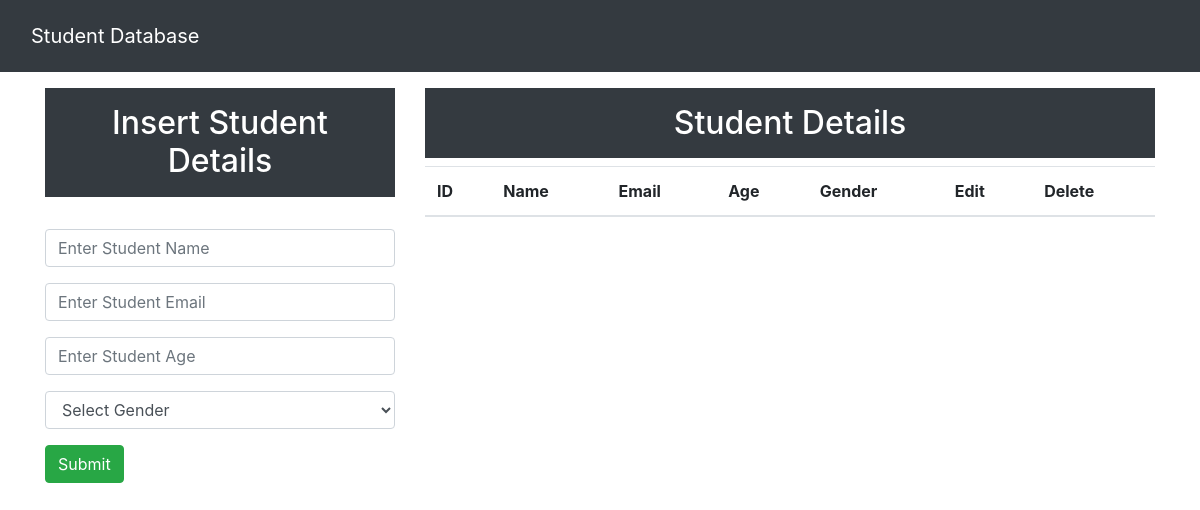
/, run on an earlier commit of the app's database.
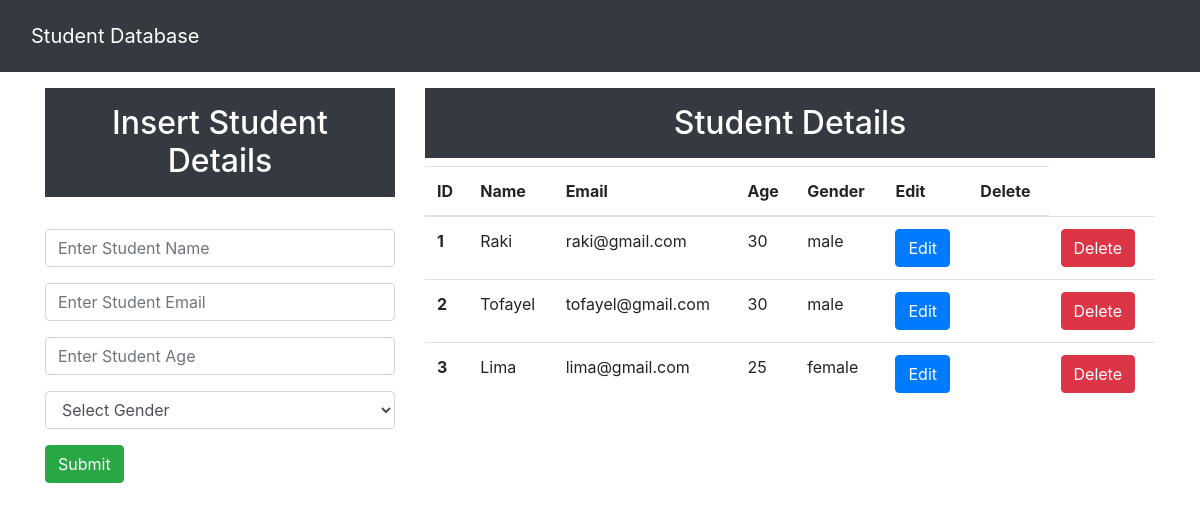
And on a later commit of the database.
### studentApp/models.py (models this page shows, shortened)
class StudentDataBase(models.Model):
    name = models.CharField(max_length=25, blank=False, null=False)
    email = models.EmailField()
    age = models.IntegerField()
    gender = models.CharField(max_length=25, blank=False, null=False)

### studentApp/views.py (the view)
# urls.py: path('', views.index, name='index'),
def index(request):
    student_data = StudentDataBase.objects.all()  # Retrieve all student records from the database
    context = {'student_data': student_data}  # Create a context dictionary and add the students data
    return render(request, 'index.html', context)  # Render the template with the context data

### templates/index.html (shortened to what this page needs)
<!doctype html>
<html lang="en">
<head>
    <link rel="stylesheet" href="https://cdn.jsdelivr.net/npm/bootstrap@4.6.2/dist/css/bootstrap.min.css"
>
</head>
<body>
<nav class="navbar navbar-dark bg-dark text-center p-3">
    <div class="container-fluid">
        <a class="navbar-brand" href="/">Student Database</a>
    </div>
</nav>
<div class="container mt-3">
    <div class="row">
        <div class="col-md-4">
            <h2 class="text-white bg-dark p-3 text-center">Insert Student Details</h2>
            <br>
            <form action="/insert" method="post">{% csrf_token %}
                <div class="form-group">
                    <input type="text" class="form-control" placeholder="Enter Student Name" name="name" required>
                </div>
                <div class="form-group">
                    <input type="email" class="form-control" placeholder="Enter Student Email" name="email" required>
                </div>
                <div class="form-group">
                    <input type="number" class="form-control" placeholder="Enter Student Age" name="age" required>
                </div>
                <div class="form-group">
                    <select id="gender" class="form-control" name="gender" required>
                        <option selected>Select Gender</option>
                    </select>
                </div>
                <div class="d-grid gap-2">
                    <button class="btn btn-success" type="submit">Submit</button>
                </div>
            </form>
        </div>
        <br>
        <div class="col-md-8">
            <h2 class="text-white bg-dark p-3 text-center"> Student Details</h2>
            <table class="table">
                <thead>
                <tr>
                    <th scope="col">ID</th>
                    <th scope="col">Name</th>
                    <th scope="col">Email</th>
                    <th scope="col">Age</th>
                    <th scope="col">Gender</th>
                    <th scope="col">Edit</th>
                    <th scope="col">Delete</th>
                </tr>
                </thead>
                <tbody>
                {% for d in student_data %}
                <tr>
                    <th scope="row">{{d.id}}</th>
                    <td>{{d.name}}</td>
                    <td>{{d.email}}</td>
                    <td>{{d.age}}</td>
                    <td>{{d.gender}}</td>
                    <td><a type="button" href="/update/{{d.id}}" class="btn btn-primary">Edit</a></td>
                    <td><td><a type="button" href="/delete/{{d.id}}" class="btn btn-danger">Delete</a></td></td>
                </tr>
                {% endfor %}
                </tbody>
            </table>
        </div>
    </div>
</div>
</body>
</html>

What changed in the data, as far as the page shows it:
added StudentDataBase: id "1", name "Raki", email "raki@gmail.com", age "30", gender "male"
added StudentDataBase: id "2", name "Tofayel", email "tofayel@gmail.com", age "30", gender "male"
added StudentDataBase: id "3", name "Lima", email "lima@gmail.com", age "25", gender "female"
